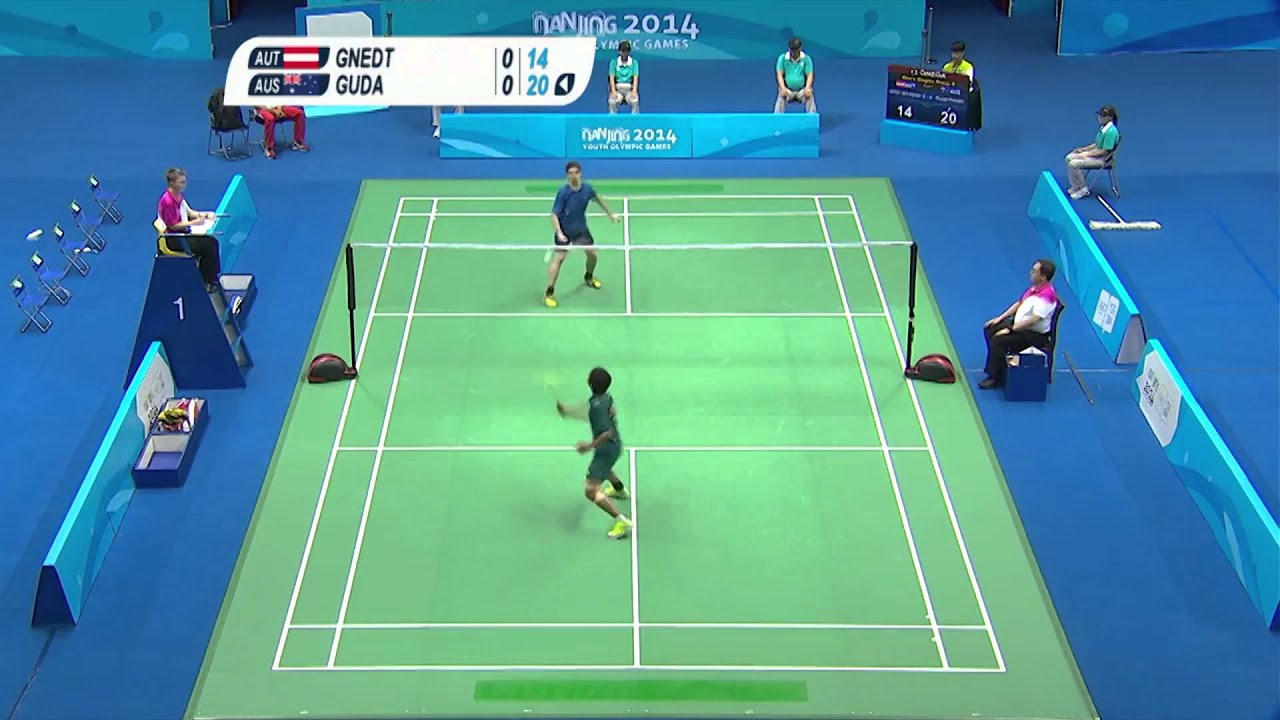
#> input picture b.jpg, 1280 x 720 px; its folder holds only this picture in this run
$ python -i Court.py   (imports and definitions only)
#> lines starting #> are read from the running program, lines starting #| are printed output that depends on the picture; after the words box and inside, x2 and y2 are one past the last pixel; in counts of white or black regions, pixels touching at a corner belong together
import cv2
import numpy as np
import imutils
# global found
# global corners
# found = False
# corners = 0

found = False
corners = 0
def drawCourt(image):
    global found
    global corners
    if not found:
        corners = findCorners(image)
        # found = True #uncomment to only find court in first frame
        corners = findCorners(image)
    height, width, channels = image.shape
    otherImage = np.zeros((height,width,channels), np.uint8)
    image = cv2.polylines(image, corners, True, (0,255,0), 5, cv2.LINE_AA)
    cv2.drawContours(image, [corners], -1, (0,255,0), 3)
    cv2.fillPoly(otherImage, pts =[corners], color=(0,255,0))

    return image, otherImage

def findCorners(image):

    hsv = cv2.cvtColor(image, cv2.COLOR_BGR2HSV)
    mask = cv2.inRange(hsv, np.array([52, 0, 55]), np.array([104, 255, 255]))
    contour = cv2.findContours(mask, cv2.RETR_TREE, cv2.CHAIN_APPROX_NONE)
    cnts = imutils.grab_contours(contour)
    largest = -1
    for c in cnts:
        if(cv2.contourArea(c) > largest):
            largest = cv2.contourArea(c)
            contour = c

    epsilon = 0.01*cv2.arcLength(contour,True)
    approx = cv2.approxPolyDP(contour,epsilon,True)
    y_min = approx.min(axis=0)[0][1]
    y_max = approx.max(axis=0)[0][1]

    boundary = 40
    temp_corners = []
    for c in approx:

        if c[0][1] <= y_min + boundary or  c[0][1] >= y_max - boundary:
            temp_corners.append(c)

    corners = temp_corners
    corners = np.array(corners)

    return corners

# [13 lines of commented-out code are left out]

>>> import cv2
>>> picture = cv2.imread('b.jpg')
#> picture is the input picture: shape (720, 1280, 3); mean B, G, R 157.9, 151.1, 81.7
>>> result = drawCourt(picture)
#> in findCorners, `hsv = cv2.cvtColor(image, cv2.COLOR_BGR2HSV)`: hsv: shape (720, 1280, 3); mean H, S, V 87.5, 147.4, 183.1
#> in findCorners, `mask = cv2.inRange(hsv, np.array([52, 0, 55]), np.array([104, 255, 255..`:
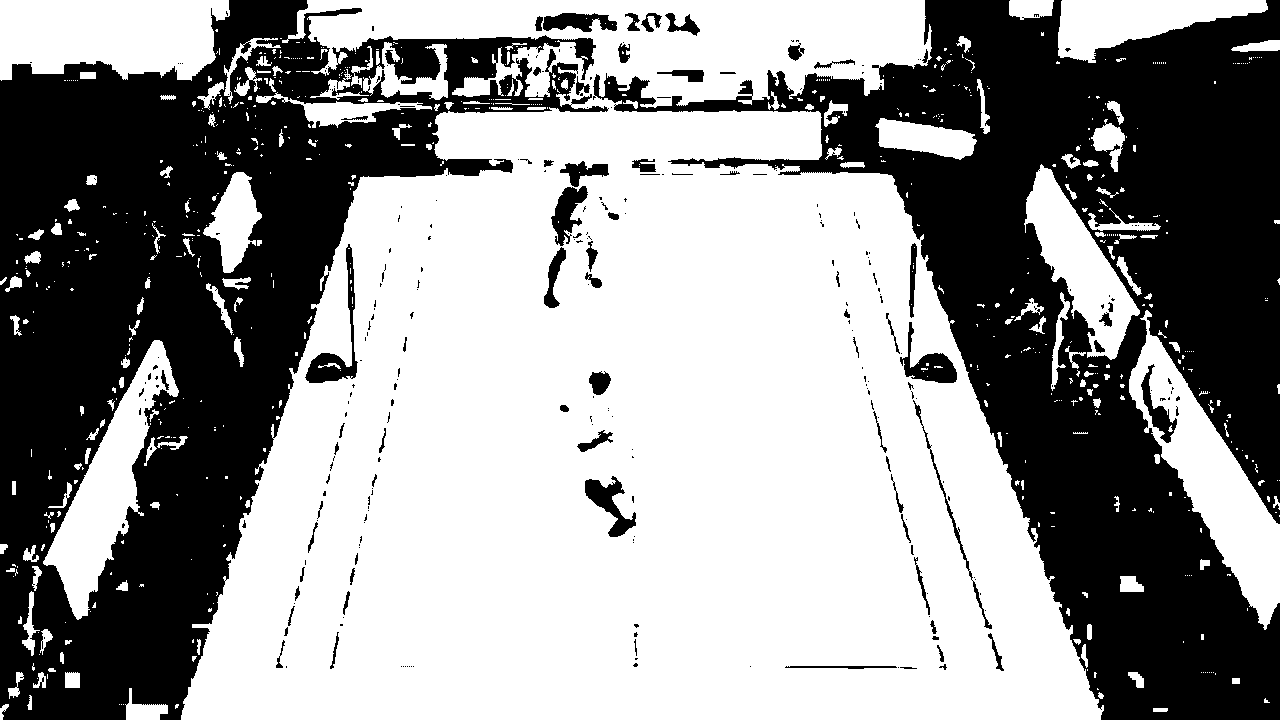
#> mask: shape (720, 1280); 58.1% white; 295 black regions (219 under 20 px)
#> in findCorners, `contour = cv2.findContours(mask, cv2.RETR_TREE, cv2.CHAIN_APPROX_NONE)`: contour = 1103 contours, 859 with area under 20; largest, box (x1, y1, x2, y2) and area: (181, 0, 1104, 720) 460335, (1129, 310, 1280, 630) 15460, (0, 0, 230, 81) 15032, (43, 340, 179, 620) 11603, (1024, 164, 1140, 360) 8616
#> in findCorners, `cnts = imutils.grab_contours(contour)`: cnts has the same summary as contour
#> the loop in findCorners, `for c in cnts:` made 1103 passes
#> largest on passes 1, 6, 12, 239, 274, 781: 41.5, 49.5, 588, 11603, 15460.5, 460335
#> c on passes 3, 4, 5, 7, 11, 14: [[123, 704]], [[121, 704]], [[119, 704]], [[3, 710], [4, 709], [5, 710], [4, 711]], [[1097, 688], [1097, 689], [1098, 689]], [[37, 678]]
#> after the loop in findCorners, `for c in cnts:`: contour = contour of 6764 points, box (x1, y1, x2, y2) (181, 0, 1104, 720), area 460335; largest = 460335
#> in findCorners, `epsilon = 0.01*cv2.arcLength(contour,True)`: epsilon = 74.1
#> in findCorners, `approx = cv2.approxPolyDP(contour,epsilon,True)`: approx = contour of 9 points, box (x1, y1, x2, y2) (181, 0, 1101, 720), area 456692
#> in findCorners, `y_min = approx.min(axis=0)[0][1]`: y_min = 0
#> in findCorners, `y_max = approx.max(axis=0)[0][1]`: y_max = 719
#> the loop in findCorners, `for c in approx: ` made 9 passes
#> c on passes 1 to 9: [[307, 0]], [[608, 110]], [[360, 177]], [[181, 719]], [[1100, 719]], [[892, 176]], [[593, 94]], [[867, 95]], [[924, 0]]
#> after the loop in findCorners, `for c in approx:`: temp_corners = [[[307, 0]], [[181, 719]], [[1100, 719]], [[924, 0]]]
#> in findCorners, `corners = temp_corners`: corners has the same summary as temp_corners
#> in findCorners, `corners = np.array(corners)`: corners = [[307, 0], [181, 719], [1100, 719], [924, 0]]
#> in findCorners (call 2), `contour = cv2.findContours(mask, cv2.RETR_TREE, cv2.CHAIN_APPROX_NONE)`: contour = 1103 contours, 859 with area under 20; largest, box (x1, y1, x2, y2) and area: (181, 0, 1104, 720) 460335, (1129, 310, 1280, 630) 15460, (0, 0, 230, 81) 15032, (43, 340, 179, 620) 11603, (1024, 164, 1140, 360) 8616
#> the loop in findCorners (call 2), `for c in cnts:` made 1103 passes
#> c on passes 3, 4, 5, 7, 11, 14, 16, 17, 18, 19, 20, 21: [[123, 704]], [[121, 704]], [[119, 704]], [[3, 710], [4, 709], [5, 710], [4, 711]], [[1097, 688], [1097, 689], [1098, 689]], [[37, 678]], [[1215, 673], [1215, 674]], [[1213, 672]], [[1211, 672]], [[1209, 672]], [[1207, 672]], [[1205, 672]]
#> the loop in findCorners (call 2), `for c in approx: ` made 9 passes
#> in drawCourt, `image = cv2.polylines(image, corners, True, (0,255,0), 5, cv2.LINE_AA)`: image: shape (720, 1280, 3); 0.01% of pixels changed, all inside (x1, y1, x2, y2) = (178, 0, 1105, 720)
#> in drawCourt, `cv2.drawContours(image, [corners], -1, (0,255,0), 3)`:
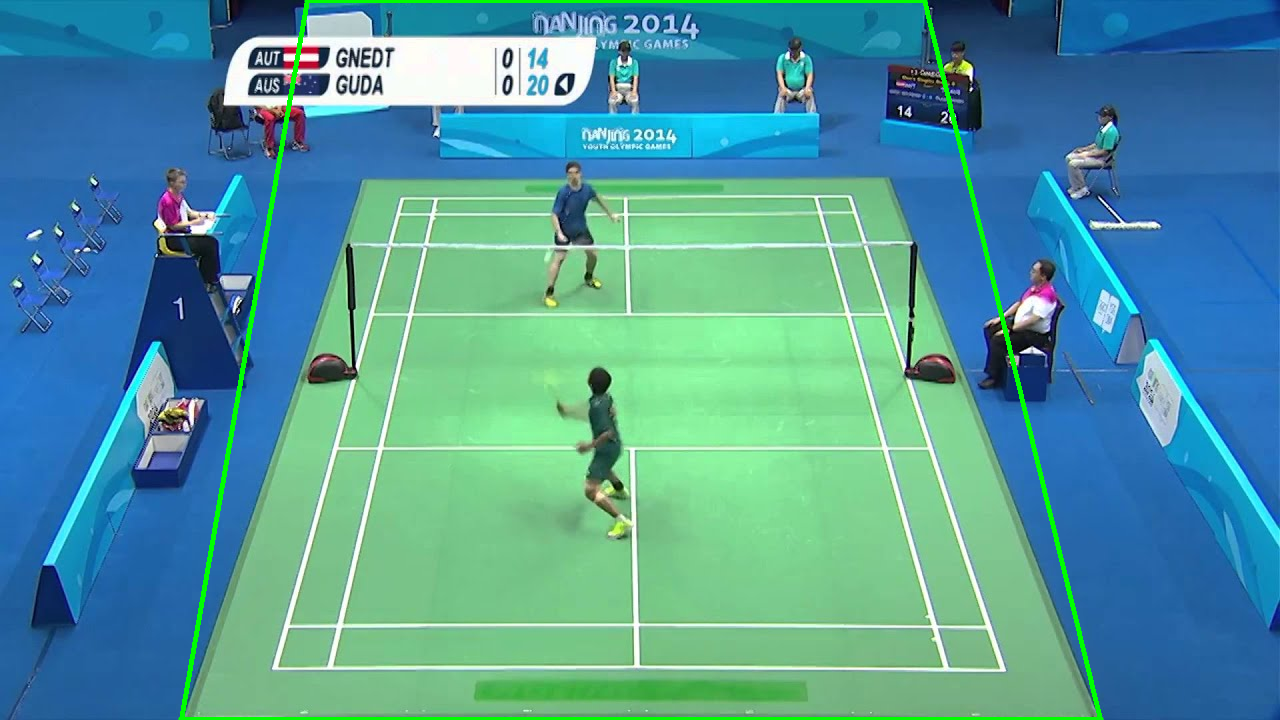
#> image: shape (720, 1280, 3); mean B, G, R 156, 152.9, 81
#> in drawCourt, `cv2.fillPoly(otherImage, pts =[corners], color=(0,255,0))`:
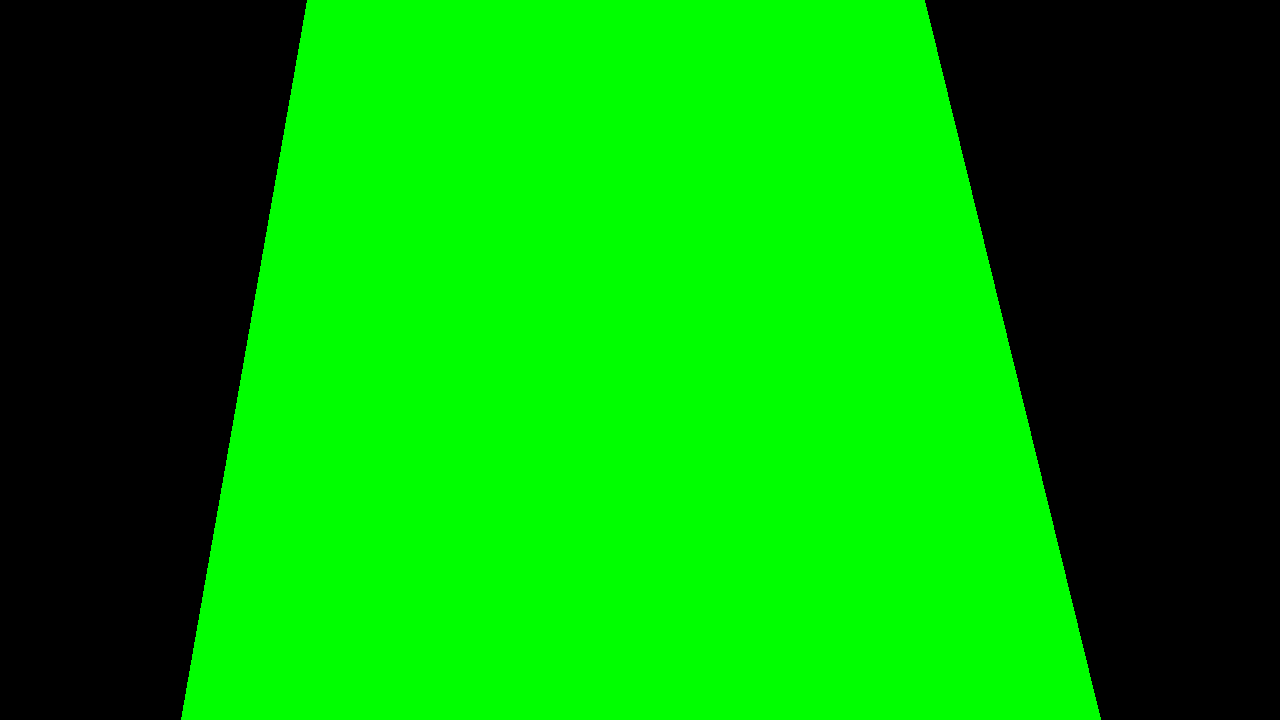
#> otherImage: shape (720, 1280, 3); mean of channels 0, 1, 2 0, 153.2, 0; drawn as B, G, R

$ run again, on b2.jpg
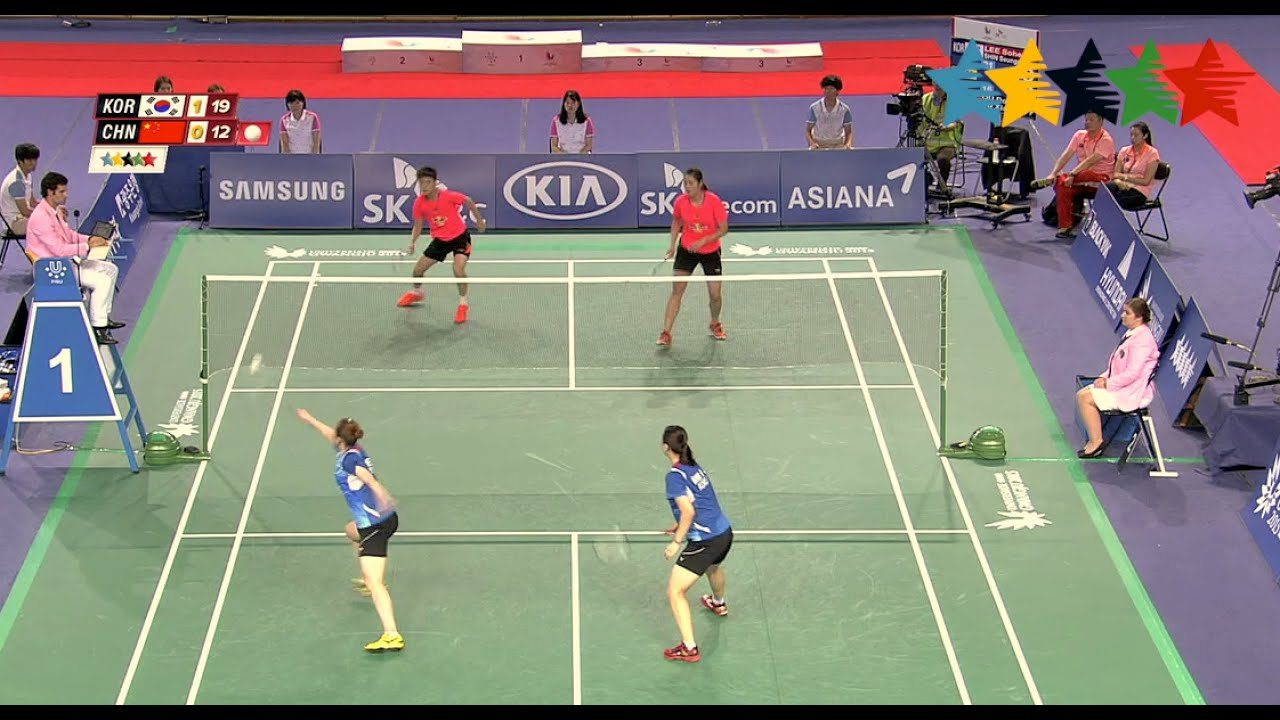
#> input picture b2.jpg, 1280 x 720 px
#> picture is the input picture: shape (720, 1280, 3); mean B, G, R 124.4, 134.2, 138
#> hsv: shape (720, 1280, 3); mean H, S, V 74.9, 74.8, 156.3
#> in findCorners, `mask = cv2.inRange(hsv, np.array([52, 0, 55]), np.array([104, 255, 255..`:
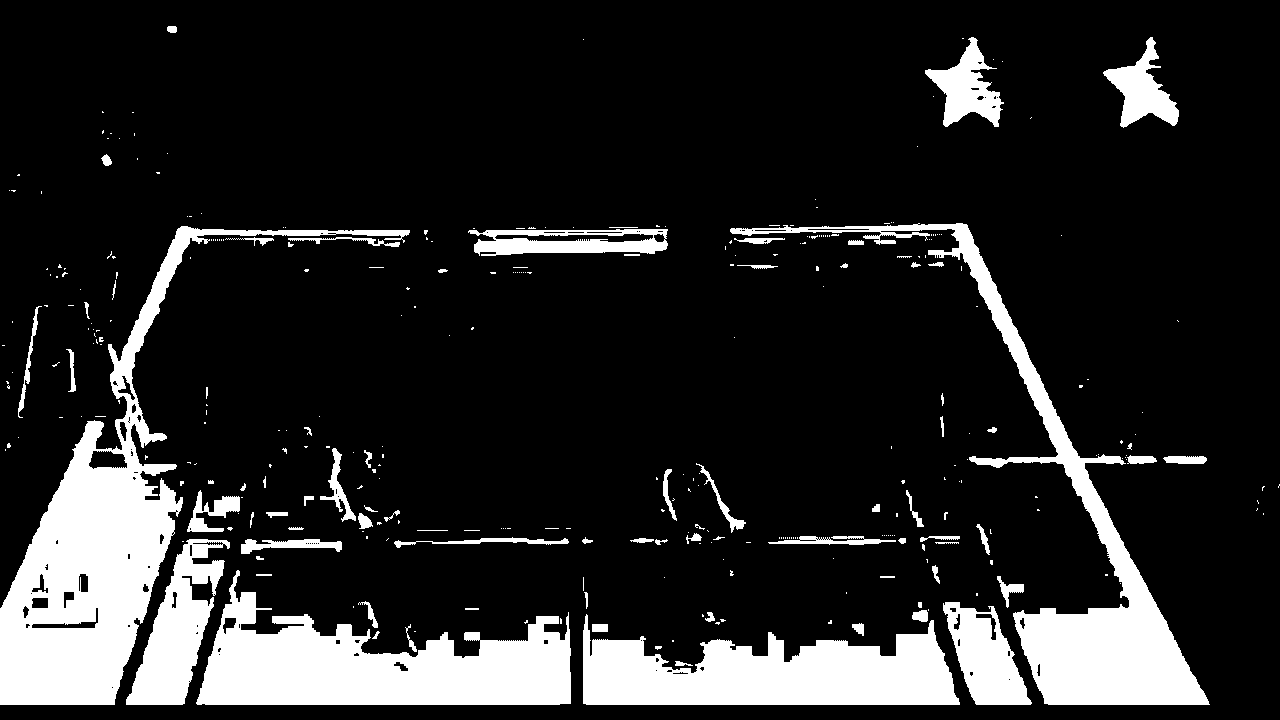
#> mask: shape (720, 1280); 15.4% white; 339 white regions (256 under 20 px)
#> in findCorners, `contour = cv2.findContours(mask, cv2.RETR_TREE, cv2.CHAIN_APPROX_NONE)`: contour = 450 contours, 356 with area under 20; largest, box (x1, y1, x2, y2) and area: (0, 226, 410, 705) 37080, (196, 570, 571, 705) 25562, (730, 223, 1210, 705) 23932, (583, 614, 960, 705) 21038, (126, 539, 230, 705) 7553
#> cnts has the same summary as contour
#> the loop in findCorners, `for c in cnts:` made 450 passes
#> largest on passes 1, 6, 15, 48, 362: 32, 105, 21038.5, 25561.5, 37080.5
#> after the loop in findCorners, `for c in cnts:`: contour = contour of 2081 points, box (x1, y1, x2, y2) (0, 226, 410, 705), area 37080; largest = 37080.5
#> epsilon = 23.02
#> approx = contour of 16 points, box (x1, y1, x2, y2) (0, 229, 410, 705), area 39588
#> y_min = 229
#> y_max = 704
#> the loop in findCorners, `for c in approx: ` made 16 passes
#> c on passes 1 to 8: [[409, 230]], [[177, 229]], [[108, 344]], [[122, 449]], [[87, 421]], [[0, 608]], [[0, 704]], [[114, 704]]
#> after the loop in findCorners, `for c in approx:`: temp_corners = [[[409, 230]], [[177, 229]], [[0, 704]], [[114, 704]], [[189, 238]]]
#> in findCorners, `corners = temp_corners`: corners has the same summary as temp_corners
#> in findCorners, `corners = np.array(corners)`: corners = [[409, 230], [177, 229], [0, 704], [114, 704], [189, 238]]
#> in findCorners (call 2), `contour = cv2.findContours(mask, cv2.RETR_TREE, cv2.CHAIN_APPROX_NONE)`: contour = 450 contours, 356 with area under 20; largest, box (x1, y1, x2, y2) and area: (0, 226, 410, 705) 37080, (196, 570, 571, 705) 25562, (730, 223, 1210, 705) 23932, (583, 614, 960, 705) 21038, (126, 539, 230, 705) 7553
#> the loop in findCorners (call 2), `for c in cnts:` made 450 passes
#> the loop in findCorners (call 2), `for c in approx: ` made 16 passes
#> in drawCourt, `cv2.fillPoly(otherImage, pts =[corners], color=(0,255,0))`:
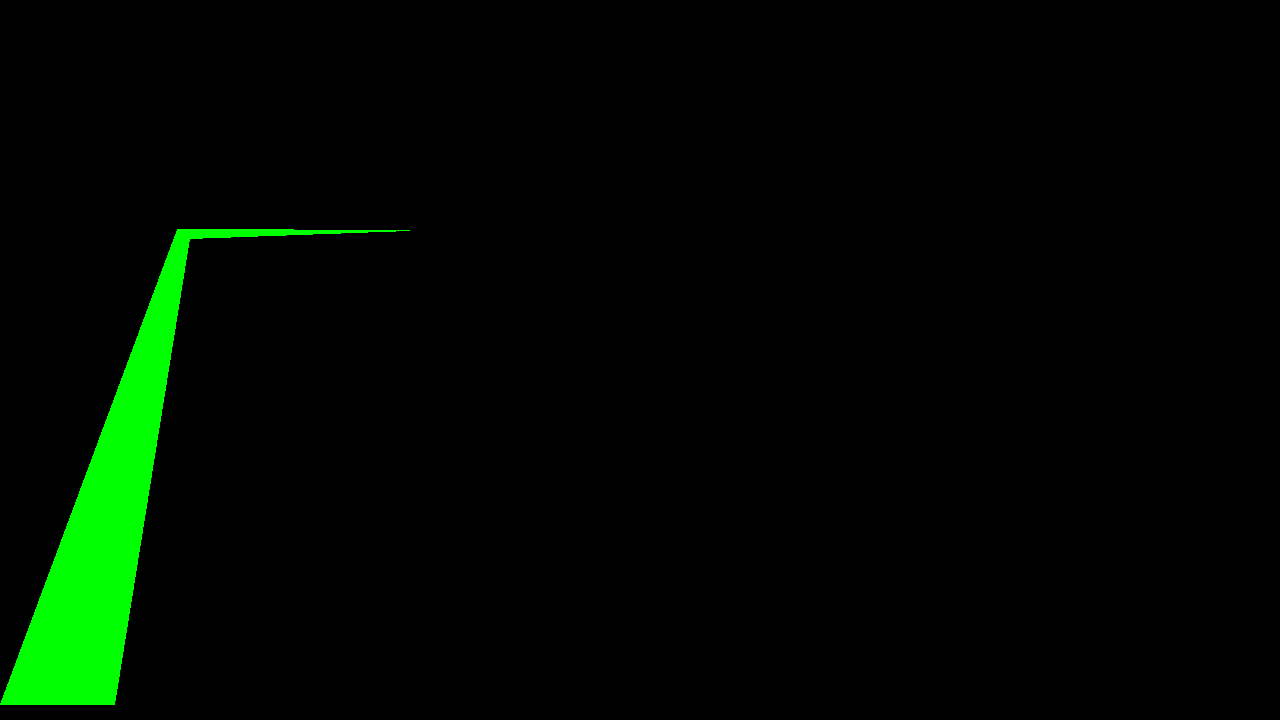
#> otherImage: shape (720, 1280, 3); mean of channels 0, 1, 2 0, 8.9, 0; drawn as B, G, R
